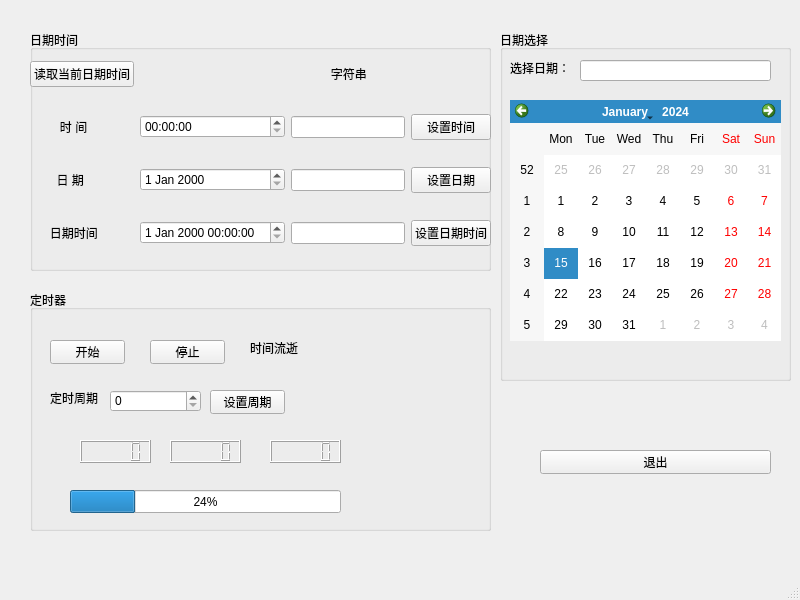
<?xml version="1.0" encoding="UTF-8"?>
<ui version="4.0">
 <class>MainWindow</class>
 <widget class="QMainWindow" name="MainWindow">
  <property name="geometry">
   <rect>
    <x>0</x>
    <y>0</y>
    <width>800</width>
    <height>600</height>
   </rect>
  </property>
  <property name="windowTitle">
   <string>MainWindow</string>
  </property>
  <widget class="QWidget" name="centralwidget">
   <widget class="QGroupBox" name="groupBox">
    <property name="geometry">
     <rect>
      <x>30</x>
      <y>30</y>
      <width>461</width>
      <height>241</height>
     </rect>
    </property>
    <property name="title">
     <string>日期时间</string>
    </property>
    <widget class="QWidget" name="gridLayoutWidget">
     <property name="geometry">
      <rect>
       <x>0</x>
       <y>10</y>
       <width>461</width>
       <height>231</height>
      </rect>
     </property>
     <layout class="QGridLayout" name="gridLayout">
      <item row="0" column="0">
       <widget class="QPushButton" name="getDateTimeBtn">
        <property name="text">
         <string>读取当前日期时间</string>
        </property>
       </widget>
      </item>
      <item row="1" column="0">
       <widget class="QLabel" name="label_2">
        <property name="text">
         <string>         时 间</string>
        </property>
       </widget>
      </item>
      <item row="1" column="2">
       <widget class="QLineEdit" name="timeLineEdit"/>
      </item>
      <item row="1" column="3">
       <widget class="QPushButton" name="settingTimeBtn">
        <property name="text">
         <string>设置时间</string>
        </property>
       </widget>
      </item>
      <item row="2" column="0">
       <widget class="QLabel" name="label_3">
        <property name="text">
         <string>        日 期</string>
        </property>
       </widget>
      </item>
      <item row="2" column="2">
       <widget class="QLineEdit" name="dateLineEdit"/>
      </item>
      <item row="2" column="3">
       <widget class="QPushButton" name="settingDateBtn">
        <property name="text">
         <string>设置日期</string>
        </property>
       </widget>
      </item>
      <item row="3" column="0">
       <widget class="QLabel" name="label_4">
        <property name="text">
         <string>      日期时间</string>
        </property>
       </widget>
      </item>
      <item row="3" column="2">
       <widget class="QLineEdit" name="dateTimeLineEdit"/>
      </item>
      <item row="3" column="3">
       <widget class="QPushButton" name="settingDateTimeBtn">
        <property name="text">
         <string>设置日期时间</string>
        </property>
       </widget>
      </item>
      <item row="0" column="1">
       <widget class="QLabel" name="label">
        <property name="text">
         <string>                                  </string>
        </property>
       </widget>
      </item>
      <item row="0" column="2">
       <widget class="QLabel" name="label_5">
        <property name="text">
         <string>            字符串</string>
        </property>
       </widget>
      </item>
      <item row="1" column="1">
       <widget class="QTimeEdit" name="timeEdit"/>
      </item>
      <item row="2" column="1">
       <widget class="QDateEdit" name="dateEdit"/>
      </item>
      <item row="3" column="1">
       <widget class="QDateTimeEdit" name="dateTimeEdit"/>
      </item>
     </layout>
    </widget>
   </widget>
   <widget class="QGroupBox" name="groupBox_2">
    <property name="geometry">
     <rect>
      <x>500</x>
      <y>30</y>
      <width>291</width>
      <height>351</height>
     </rect>
    </property>
    <property name="title">
     <string>日期选择</string>
    </property>
    <widget class="QLabel" name="label_6">
     <property name="geometry">
      <rect>
       <x>10</x>
       <y>30</y>
       <width>61</width>
       <height>16</height>
      </rect>
     </property>
     <property name="text">
      <string>选择日期：</string>
     </property>
    </widget>
    <widget class="QLineEdit" name="showDateLineEdit">
     <property name="geometry">
      <rect>
       <x>80</x>
       <y>30</y>
       <width>191</width>
       <height>21</height>
      </rect>
     </property>
    </widget>
    <widget class="QCalendarWidget" name="calendarWidget">
     <property name="geometry">
      <rect>
       <x>10</x>
       <y>70</y>
       <width>271</width>
       <height>241</height>
      </rect>
     </property>
    </widget>
   </widget>
   <widget class="QGroupBox" name="groupBox_3">
    <property name="geometry">
     <rect>
      <x>30</x>
      <y>290</y>
      <width>461</width>
      <height>241</height>
     </rect>
    </property>
    <property name="title">
     <string>定时器</string>
    </property>
    <widget class="QPushButton" name="timerStartBtn">
     <property name="geometry">
      <rect>
       <x>20</x>
       <y>50</y>
       <width>75</width>
       <height>24</height>
      </rect>
     </property>
     <property name="text">
      <string>开始</string>
     </property>
    </widget>
    <widget class="QPushButton" name="timeStopBtn">
     <property name="geometry">
      <rect>
       <x>120</x>
       <y>50</y>
       <width>75</width>
       <height>24</height>
      </rect>
     </property>
     <property name="text">
      <string>停止</string>
     </property>
    </widget>
    <widget class="QLabel" name="label_7">
     <property name="geometry">
      <rect>
       <x>20</x>
       <y>100</y>
       <width>51</width>
       <height>16</height>
      </rect>
     </property>
     <property name="text">
      <string>定时周期</string>
     </property>
    </widget>
    <widget class="QSpinBox" name="timerCircleSpinBox">
     <property name="geometry">
      <rect>
       <x>80</x>
       <y>100</y>
       <width>91</width>
       <height>22</height>
      </rect>
     </property>
    </widget>
    <widget class="QPushButton" name="settingCircleBtn">
     <property name="geometry">
      <rect>
       <x>180</x>
       <y>100</y>
       <width>75</width>
       <height>24</height>
      </rect>
     </property>
     <property name="text">
      <string>设置周期</string>
     </property>
    </widget>
    <widget class="QLabel" name="elapsTimeLab">
     <property name="geometry">
      <rect>
       <x>220</x>
       <y>50</y>
       <width>53</width>
       <height>16</height>
      </rect>
     </property>
     <property name="text">
      <string>时间流逝</string>
     </property>
    </widget>
    <widget class="QLCDNumber" name="hourLcdNumber">
     <property name="geometry">
      <rect>
       <x>50</x>
       <y>150</y>
       <width>71</width>
       <height>23</height>
      </rect>
     </property>
    </widget>
    <widget class="QLCDNumber" name="minLcdNumber">
     <property name="geometry">
      <rect>
       <x>140</x>
       <y>150</y>
       <width>71</width>
       <height>23</height>
      </rect>
     </property>
    </widget>
    <widget class="QLCDNumber" name="secLcdNumber_3">
     <property name="geometry">
      <rect>
       <x>240</x>
       <y>150</y>
       <width>71</width>
       <height>23</height>
      </rect>
     </property>
    </widget>
    <widget class="QProgressBar" name="progressBar">
     <property name="geometry">
      <rect>
       <x>40</x>
       <y>200</y>
       <width>271</width>
       <height>23</height>
      </rect>
     </property>
     <property name="value">
      <number>24</number>
     </property>
    </widget>
   </widget>
   <widget class="QPushButton" name="pushButton_8">
    <property name="geometry">
     <rect>
      <x>540</x>
      <y>450</y>
      <width>231</width>
      <height>24</height>
     </rect>
    </property>
    <property name="text">
     <string>退出</string>
    </property>
   </widget>
  </widget>
  <widget class="QMenuBar" name="menubar">
   <property name="geometry">
    <rect>
     <x>0</x>
     <y>0</y>
     <width>800</width>
     <height>22</height>
    </rect>
   </property>
  </widget>
  <widget class="QStatusBar" name="statusbar"/>
 </widget>
 <resources/>
 <connections/>
</ui>
